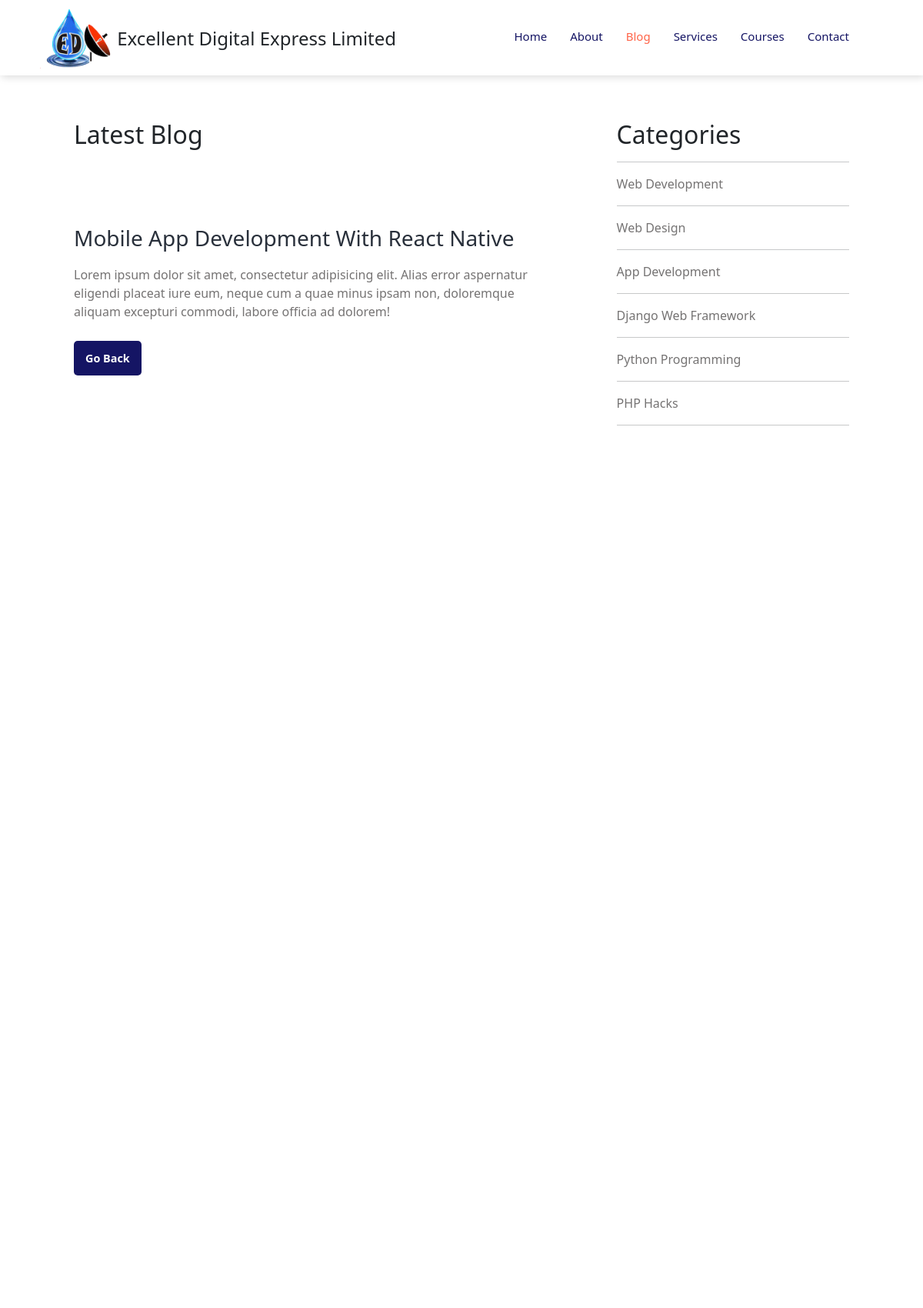
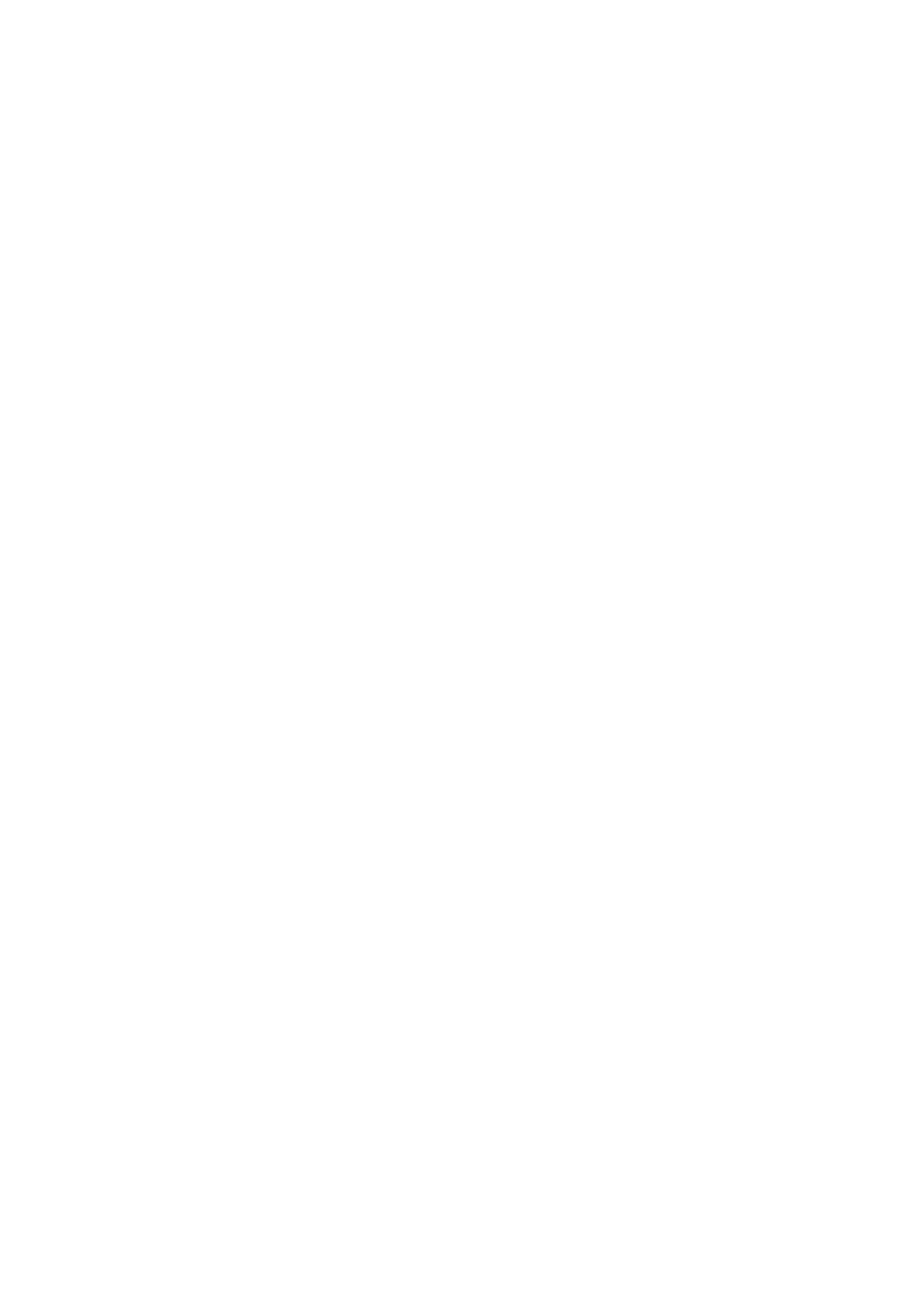
Screenshot of /blog.php (upper part) with the database file from the repository (2 pictures, top to bottom).
### tables this page shows
CREATE TABLE `blogs` (
  `id` int(11) NOT NULL,
  `picture` varchar(255) NOT NULL,
  `title` varchar(255) NOT NULL,
  `intro` text NOT NULL,
  `writeup` text NOT NULL,
  `posted_by` varchar(255) NOT NULL DEFAULT 'Posted by an admin',
  `date` varchar(255) NOT NULL
);

### blog.php (the view, shortened to what this page needs)
<?php
require_once './admin/database.php';
$sql = "SELECT * FROM blogs ORDER BY id DESC";
$result = mysqli_query($conn,$sql);
?>
<!DOCTYPE html>
<html lang="en">
<head>
    <link rel="stylesheet" href="css/styles.css">
    <link rel="stylesheet" href="css/mobile-styles.css">
    <link rel="stylesheet" href="css/bootstrap.min.css">
</head>
<body>
    <nav class="hide">
    <div onclick="window.location.href='index.php'">
            <img src="images/favicon.png" alt="">
            <label><h4>Excellent Digital Express Limited</h4></label>
        </div>
        <div class="navigation">
            <ul>
                <li><a href="index.php">Home</a></li>
                <li><a href="about.php">About</a></li>
                <li><a class="active" href="blog.php">Blog</a></li>
                <li><a href="services.php">Services</a></li>
                <li><a href="courses.php">Courses</a></li>
                <li><a href="contact.php">Contact</a></li>
            </ul>
        </div>
    </nav>
    <section id="blog-container" class="hide">
        <div class="blogs">
            <h2>Latest Blog</h2>
            <?php
            while ($info = $result->fetch_assoc())
            {
        ?>
            <div class="post hide">
                <h3><?php echo "{$info['title']}" ?></h3>
                <p><?php echo "{$info['writeup']}" ?></p>
                    <a href="index.php">Go Back</a>
            </div>
            <?php
        }
        ?>
        </div>
        <div class="cate hide">
            <h2>Categories</h2>
            <hr>
            <a href="#">Web Development</a>
            <hr>
            <a href="#">Web Design</a>
            <hr>
            <a href="#">App Development</a>
            <hr>
            <a href="#">Django Web Framework</a>
            <hr>
            <a href="#">Python Programming</a>
            <hr>
            <a href="#">PHP Hacks </a>
            <hr>
        </div>
    </section>
        <?php
        include 'footer.php';
        ?>
</body>
</html>

### css/styles.css (style rules this page uses)
* { margin: 0; padding: 0; box-sizing: border-box; }
html { scroll-behavior: smooth; }
body { font-family: 'Poppins', sans-serif; }
.hide { opacity: 0; filter: blur(5px); transform: translateY(10%); transition: 1s ease; }
.show { opacity: 1; filter: blur(0); transform: translateX(0); }
nav { position: fixed; background-color: white; width: 100%; top: 0; display: flex; flex-direction: row; justify-content: space-between; align-items: center; padding: 1vw 8vw 0 4vw; box-shadow: 2px 2px 10px rgba(0, 0, 0, 0.15); z-index: 1; }
nav div img { width: 100px; cursor: pointer; }
nav div label { margin-top: 10px; cursor: pointer; }
nav .navigation { display: flex; }
nav .navigation ul { display: flex; justify-content: flex-end; align-content: center; }
nav .navigation ul li { list-style: none; margin-left: 30px; }
nav .navigation ul a { text-decoration: none; color: rgb(21, 21, 100); font-size: 15px; font-weight: 400; transition: 0.3s ease; }
nav .navigation ul a.active, nav .navigation ul a:hover { color: tomato; }
#blog-container { display: flex; justify-content: space-between; align-items: flex-start; padding: 8vw; margin-top: 5vmin; }
#blog-container .blogs { width: 60%; }
#blog-container .blogs .post { margin-top: 5vmin; }
#blog-container .blogs .post h3 { color: #29303B; padding: 15px 0 10px 0; }
#blog-container .blogs .post { padding-bottom: 60px; }
#blog-container .blogs .post p { color: #757373; padding-bottom: 20px; }
#blog-container .blogs .post a { text-decoration: none; font-size: 0.9rem; padding: 13px 15px; background-color: rgb(21, 21, 100); color: #fff; border-radius: 5px; font-weight: 600; }
#blog-container .cate { width: 30%; }
#blog-container .cate a { text-decoration: none; color: #757373; font-weight: 500; }

### css/fastyles.css (style rules this page uses)
* { padding: 0; margin: 0; }
.show { opacity: 1; transform: scale(1); }

### rows the page displays
blogs: title "Mobile App Development With React Native", writeup "Lorem ipsum dolor sit amet, consectetur adipisicing elit. Alias error aspernatur eligendi placeat iure eum, neque cum a quae minus ipsam non, doloremque aliquam excepturi commodi, labore officia ad dolorem!"
